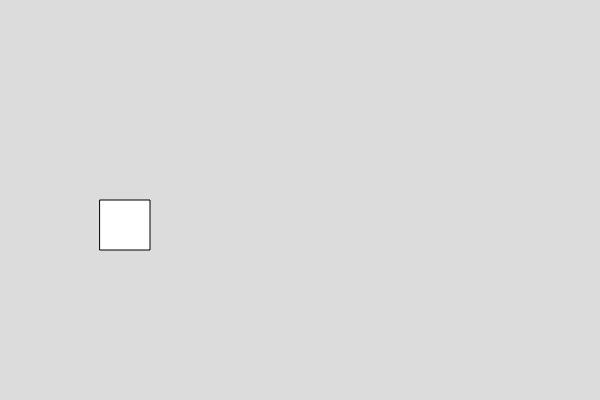
Frame 1 (no input)
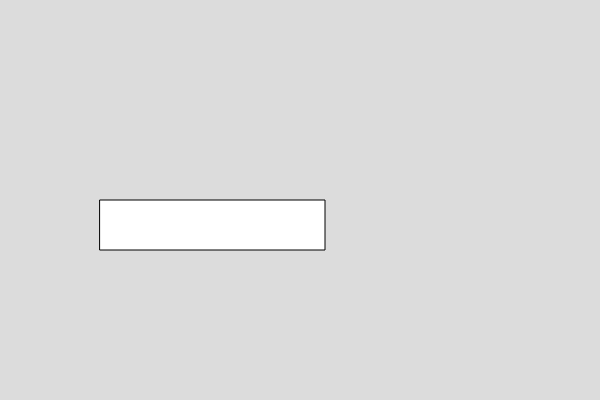
Frame 60 (no input)
Frame 120 (the mouse pressed at the canvas centre since frame 60): identical to frame 60, image omitted

The p5.js sketch that drew these frames (run headless with seeded random() and noise() and a simulated clock; from frame 60 on, the mouse is pressed at the canvas centre):

// p5.js sketch
// ── sketch.js
var box1;

function setup() {
  createCanvas(600, 400);
  box1 = new Box()
}

function draw() {
  background(220);
box1.display()
box1.setWidth(225)


}


// ── box.js
class Box
  {
    constructor()
    {
      this.x =100;
      this.y = 200
      this.w = 50;
      this.h = 50;
    }
    
    display()
    {
      rect(this.x,this.y,this.w,this.h)
    }
    
    //write function to set the width of the box
    setWidth(w){
      this.w = w;

    }
  }

  
